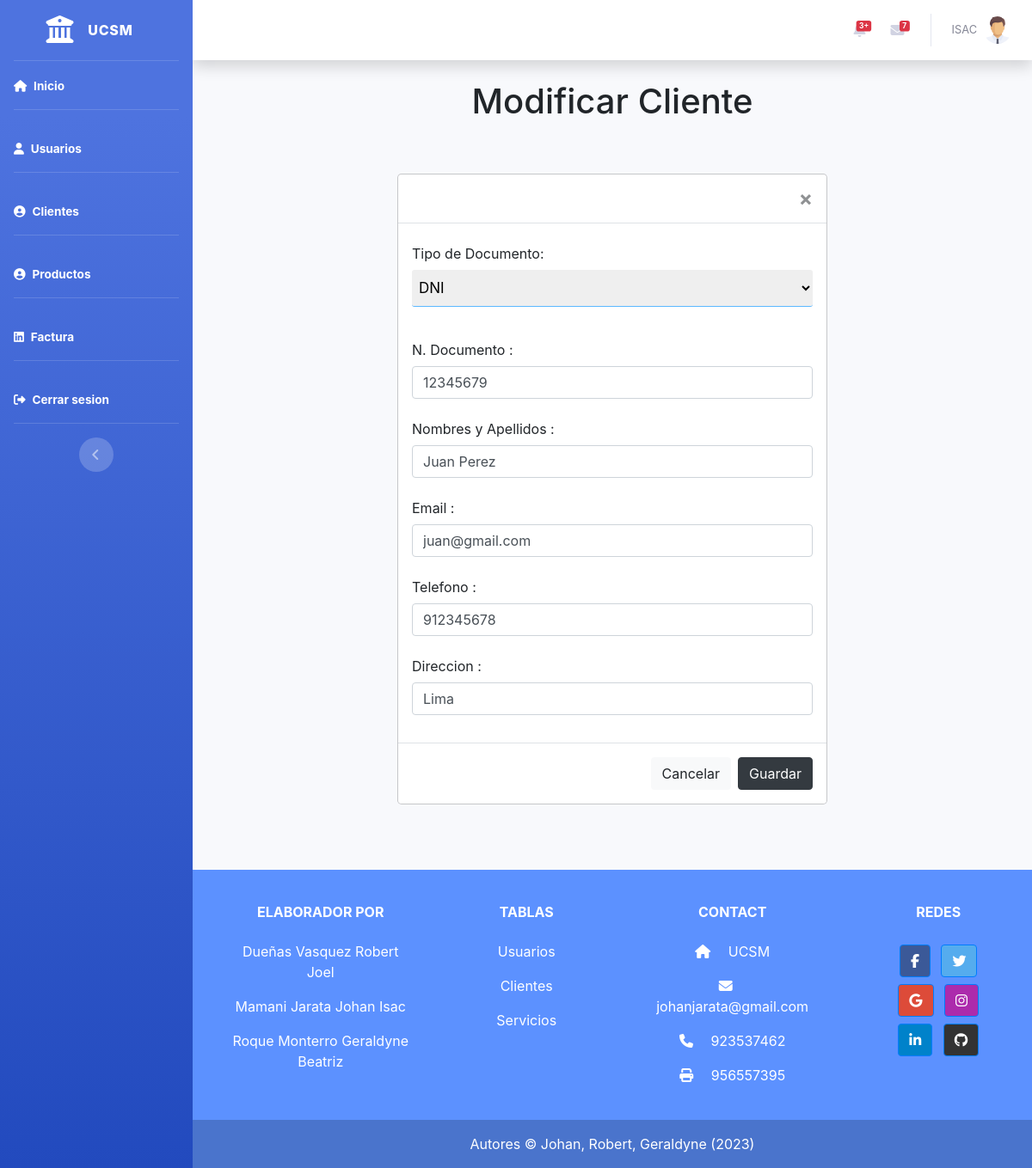
Page /Fronted/Edit_Cliente.php?id=12345679 (signed in) on the committed database.
### tables this page shows
CREATE TABLE `mae_cliente` (
  `T_Documento` varchar(100) DEFAULT NULL,
  `ID_Cliente` int(11) NOT NULL,
  `Nombres_Apellidos` varchar(200) DEFAULT NULL,
  `Email` varchar(100) DEFAULT NULL,
  `Mobile` int(9) DEFAULT NULL,
  `Direccion` varchar(200) DEFAULT NULL
);

### Fronted/Edit_Cliente.php (the view, shortened to what this page needs)
<?php
include("../BD/config.php");
$id = $_GET['id'];
?>
<?php
require_once "vistas/parte_superior.php"
?>
<div class="container">
    <Center>
        <h1>Modificar Cliente</h1>
    </Center>
    <div class="container">
        <br>
        <div class="container">
            <div class="row">
                <div class="col-lg-12">
                    <div class="table-responsive">
                        <div aria-labelledby="exampleModalLabel">
                            <div class="modal-dialog" role="document">
                                <div class="modal-content">
                                    <div class="modal-header">
                                        <a type="button" class="close" data-dismiss="modal" onclick="history.back()" aria-label="Close"><span aria-hidden="true">&times;</span></a>
                                    </div>
                                    <form action="../BD/Update_Cliente.php" method="POST">
                                    <?php
                                   $result = mysqli_query($mysqli, "SELECT * FROM mae_cliente WHERE ID_Cliente = '$id'");
                                   while ($row = mysqli_fetch_array($result)) {
                                       echo "<div class='modal-body'>";
                                       echo "<div class='form-group'>";
                                       echo "<label for='T_Documento' class='col-form-label'>Tipo de Documento:</label>";
                                       echo "<select name='T_Documento' required='' style='width: 100%; margin-bottom: 15px; padding: 10px 0; padding-left: 4px; border: 0; border-bottom: 1px solid #5cb8ff; font-size: 17px; border-radius: 3px;'>";
                                       echo "<option value='DNI' " . (($row['T_Documento'] == 'DNI') ? 'selected' : '') . ">DNI</option>";
                                       echo "</select>";
                                       echo "</div>";
                                       echo "<div class='form-group'>";
                                       echo "<label for='Id_cliente' class='col-form-label'>N. Documento :</label>";
                                       echo "<input type='text' class='form-control' placeholder='' name='ID_Cliente' value='{$row['ID_Cliente']}' required>";
                                       echo "</div>";
                                       echo "<div class='form-group'>";
                                       echo "<label for='Nombre_cliente' class='col-form-label'>Nombres y Apellidos :</label>";
                                       echo "<input type='text' class='form-control' placeholder='' name='Nombres_Apellidos' value='{$row['Nombres_Apellidos']}' required>";
                                       echo "</div>";
                                       echo "<div class='form-group'>";
                                       echo "<label for='Email' class='col-form-label'>Email :</label>";
                                       echo "<input type='text' class='form-control' placeholder='' name='Email' value='{$row['Email']}' required>";
                                       echo "</div>";
                                       echo "<div class='form-group'>";
                                       echo "<label for='Telefono' class='col-form-label'>Telefono :</label>";
                                       echo "<input type='text' class='form-control' placeholder='' name='Mobile' value='{$row['Mobile']}' required>";
                                       echo "</div>";
                                       echo "<div class='form-group'>";
                                       echo "<label for='Direccion' class='col-form-label'>Direccion :</label>";
                                       echo "<input type='text' class='form-control' placeholder='' name='Direccion' value='{$row['Direccion']}' required>";
                                       echo "</div>";
                                       echo "</div>";
                                       echo "<div class='modal-footer'>";
                                       echo "<a type='button' class='btn btn-light' onclick='history.back()' data-dismiss='modal'>Cancelar</a>";
                                       echo "<button type='submit' id='btnGuardar' class='btn btn-dark'>Guardar</button>";
                                       echo "</div>";
                                   }
                                    ?>
                                    </form>
                                </div>
                            </div>
                        </div>
                    </div>
                </div>
            </div>
        </div>
    </div>
    <?php require_once "vistas/parte_inferior.php" ?>

### rows in the picture
mae_cliente: T_Documento "DNI", ID_Cliente "12345679", Nombres_Apellidos "Juan Perez", Email "juan@gmail.com", Mobile "912345678", Direccion "Lima"

### other values in the picture
$_SESSION['user'] "ISAC"
